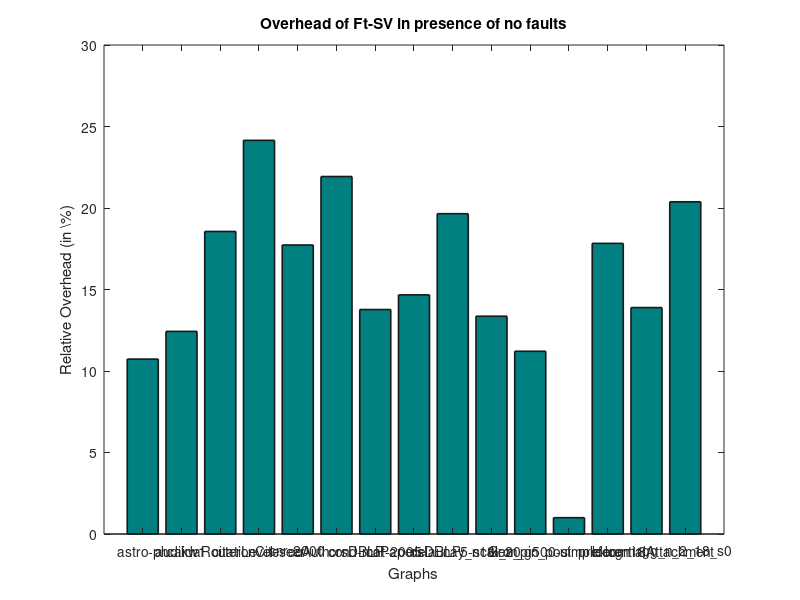

Reproduce this figure in MATLAB. (Note: this script raises an error after producing the figure.)
%% read teh data 
AS = csvread('zero-overhead.csv');

% draw the figure 
figure;

bar(AS(:,3),'FaceColor',[0 .5 .5],'EdgeColor',[.1 .1 .1],'LineWidth',1.2);

%%
hTitle  = title ('Overhead of Ft-SV in presence of no faults');
hXLabel = xlabel('Graphs'                     );
hYLabel = ylabel('Relative Overhead (in \%)');    


set(gca,'XLim',[0, 16]);
% set(gca,'YLim',[-10, 400]);
set(gca,'YLim',[0, 30]);

set(gcf, 'Color', 'w'); %setting the back ground color

GraphNames={'astro-ph','audikw1','caidaRouterLevel','citationCiteseer','cnr-2000','coAuthorsDBLP','cond-mat-2005','coPapersDBLP','delaunay\_n18','5-scale20','G\_n\_pin\_pout','kron\_g500-simple-logn18','ldoor','preferentialAttachment','rgg\_n\_2\_18\_s0'};

set(gca, 'XTickLabel',GraphNames);

xticklabel_rotate([],45);


set(gca, ...
  'Box'         , 'off'     , ...
  'TickDir'     , 'out'     , ...
  'TickLength'  , [.02 .02] , ...
  'XMinorTick'  , 'off'      , ...
  'YMinorTick'  , 'off'      , ...
  'YGrid'       , 'on'      , ...
  'XColor'      , [.3 .3 .3], ...
  'YColor'      , [.3 .3 .3], ...
  'LineWidth'   , 1         );
